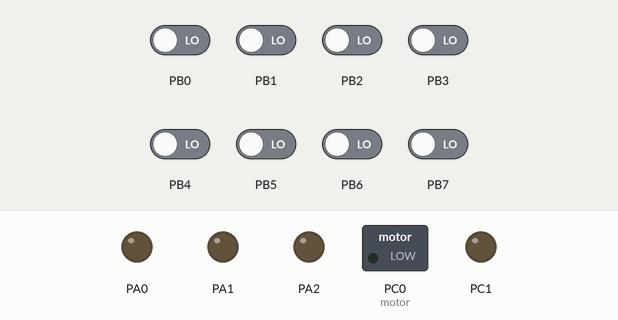
This program was run on a simulated ATmega32, built with avr-gcc and emulated at 8 MHz. Shown: switched loads named in the program (green lamp = pin HIGH), output pins drawn as LEDs (lit = HIGH). The inputs (shaded band) are chosen by the test bench; at power-on: PB0–7 LOW.

Above: at 1.2 s.
1.3 s: PB1 driven HIGH
At 2.2 s:
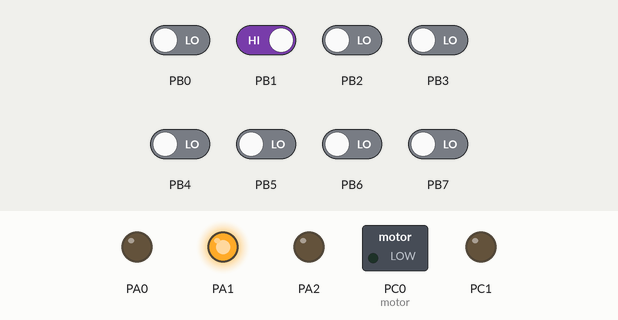
2.8 s: PB2 driven HIGH
At 3.3 s:
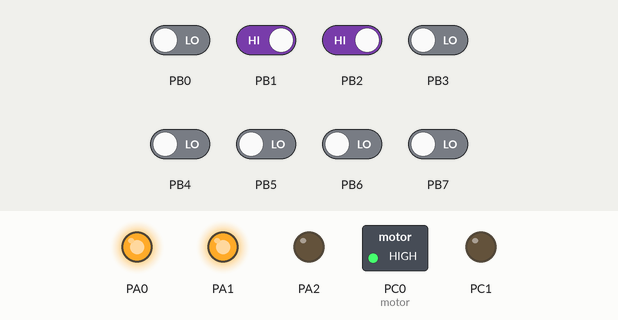
4.3 s: PB2 driven LOW
At 5.7 s:
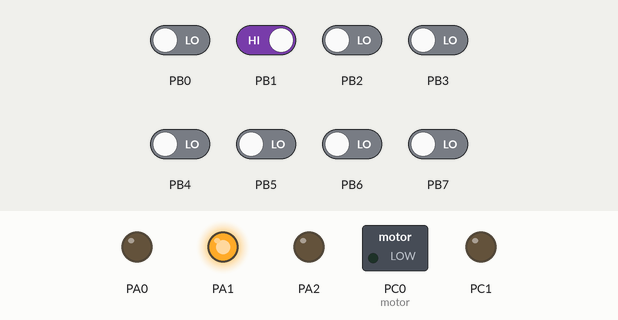
Timing chart, 0 to 7.3 s (numbered marks = the images above; inputs shaded):
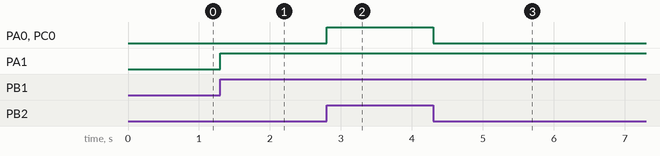

Measured:
- after the input at 1.3 s, PA1: LOW → HIGH at once
- after the input at 2.8 s, PA0, PC0 (motor): LOW → HIGH at once
- after the input at 4.3 s, PA0, PC0 (motor): HIGH → LOW at once

The program:

main.c
```c
/*
 * Mohamed_Salah_Embedded.c
 *
 * Created: 11/28/2022 9:58:17 AM
 * Author : Mohamed Salah
 */

#include "MCAL/DIO/DIO_INTERFACE.h"
#include "MCAL/Timer/Timer.h"

int main(void)
{
    /* Replace with your application code */


	DIO_setPIN_DIR(PORTA,0,OUTPUT);// RED LED
	DIO_setPIN_DIR(PORTA,1,OUTPUT);// YELLOW LED
	DIO_setPIN_DIR(PORTA,2,OUTPUT);// GREEN LED
	DIO_setPIN_DIR(PORTC,0,OUTPUT);// IN1
	DIO_setPIN_DIR(PORTC,1,OUTPUT);//IN2
	DIO_setPIN_DIR(PORTB,1,INPUT);
	DIO_setPIN_DIR(PORTB,2,INPUT);
	uint8_t btn_1,btn_2;

	while (1)
    {


	btn_1=DIO_read_PIN(PORTB,1);
	btn_2=DIO_read_PIN(PORTB,2);

	if (btn_2==HIGH){DIO_write_PIN(PORTA,0,HIGH); // turn red on
DIO_write_PIN(PORTC,0,HIGH); // turn motor on anti-clockwise
DIO_write_PIN(PORTC,1,LOW);
}
else if (btn_1==HIGH){
	DIO_write_PIN(PORTC,0,LOW); // turn motor off
	DIO_write_PIN(PORTC,1,LOW);
	DIO_write_PIN(PORTA,0,LOW); // turn red off

	DIO_write_PIN(PORTA,1,HIGH); // turn yellow on
	}

	/*
DIO_write_PIN(PORTA,0,HIGH); // turn red on
DIO_write_PIN(PORTC,0,HIGH); // turn motor on anti-clockwise
DIO_write_PIN(PORTC,1,LOW);
	delay(15000);
	DIO_write_PIN(PORTC,0,LOW); // turn motor off
	DIO_write_PIN(PORTC,1,LOW);
	DIO_write_PIN(PORTA,0,LOW); // turn red off

	DIO_write_PIN(PORTA,1,HIGH); // turn yellow on
	delay(10000);

	DIO_write_PIN(PORTA,1,LOW);// turn yellow off
	DIO_write_PIN(PORTA,2,HIGH); // turn green on

	DIO_write_PIN(PORTC,0,LOW); //turn motor on clockwise
	DIO_write_PIN(PORTC,1,HIGH);

	delay(15000);

	DIO_write_PIN(PORTC,0,LOW); // turn motor off
	DIO_write_PIN(PORTC,1,LOW);

	DIO_write_PIN(PORTA,2,LOW); // turn green off
	DIO_write_PIN(PORTA,1,HIGH); // turn yellow on
	delay(10000);
	DIO_write_PIN(PORTA,1,LOW); // turn yellow off
	*/

	}
}
```

BIT_MATH.h
```c
/*
 * BIT_MATH.h
 *
 *  Created: 12/09/2022 6:30:14 PM
 *  Author: Mohamed Salah
 */


#ifndef BIT_MATH_H_
#define BIT_MATH_H_

#define SET_BIT(reg,bit) reg|=(1<<bit)
#define CLR_BIT(reg,bit) reg&=(~(1<<bit))
#define TOGGLE_BIT(reg,bit) reg^=(1<<bit)
#define READ_BIT(reg,bit) ((reg&(1<<bit))>>bit)
#define IS_BIT_CLR(reg,bit) !((reg&(1<<bit))>>bit)


#endif /* BIT_MATH_H_ */
```

STD_TYPES.h
```c
/*
 * STD_TYPES.h
 *
 *  Created: 12/09/2022 11:25:42 AM
 *  Author: Mohamed Salah
 */

/*Standards data types lib*/


#ifndef STD_TYPES_H_
#define STD_TYPES_H_


typedef unsigned char uint8_t;
typedef signed char int8_t;

typedef unsigned short uint16_t;
typedef signed short int16_t;

typedef unsigned int uint32_t;
typedef signed int int32_t;

typedef unsigned long long uint64_t;
typedef signed long long int64_t;


	/*ERROR FLAG*/

#define STD_TYPES_OK 1
#define STD_TYPES_NOK 0

#define NULL ((void*) 0)

#endif /* STD_TYPES_H_ */
```

DIO_INTERFACE.h
```c
/*
 * DIO_INTERFACE.h
 *
 * Created: 13/9/2022 8:36:51 PM
 *  Author: Mohamed Salah
 */
#include "../../Lib/BIT_MATH.h"
#include "../../Lib/STD_TYPES.h"
#include "DIO_REG.h"


#ifndef DIO_INTERFACE_H_
#define DIO_INTERFACE_H_
 /********** configuration ************/
/*AVR PORTS*/

#define PORTA 'A'
#define PORTB 'B'
#define PORTC 'C'
#define	PORTD 'D'


/* AVR PIN number*/

#define PIN0	0
#define PIN1	1
#define PIN2	2
#define PIN3	3
#define PIN4	4
#define PIN5	5
#define PIN6	6
#define PIN7	7


/* AVR_INPUT_OUTPUT  */

#define INPUT 0
#define OUTPUT 1
#define HIGH 1
#define LOW 0
#define Connect  1
#define NotConnected 0
#define uint8_t_Direction_input		0x00
#define uint8_t_PinValue_LOW		0x00


#define Init_direction_default  uint8_t_Direction_input

#define Init_PinValue_default  uint8_t_PinValue_LOW

/*	FUNCTIONS	*/

void DIO_voidInit(void);
//******************************************* PORT **********************************

	/*uint8_t DIO_set_PORT_DIR(uint8_t portnum, uint8_t dir);

	uint8_t DIO_read_PORT(uint8_t portnum);

	uint8_t DIO_write_PORT(uint8_t portnum,uint8_t value);

	uint8_t DIO_toggle_PORT(uint8_t portnum);
*/
//******************************************** PIN **********************************

	uint8_t DIO_setPIN_DIR(uint8_t portnum, uint8_t pinnum, uint8_t dir);

	uint8_t DIO_read_PIN(uint8_t portnum,uint8_t pinnum);

	uint8_t DIO_write_PIN(uint8_t portnum,uint8_t pinnum,uint8_t value);

	uint8_t DIO_toggle_PIN(uint8_t portnum,uint8_t pinnum);


#endif /* DIO_INTERFACE_H_ */
```

DIO_REG.h
```c
/*
 * DIO_PRIVATE.h
 *
 * Created: 12/09/2022 11:40:28 AM
 *  Author: Mohamed Salah
 */


#ifndef DIO_REG_H_
#define DIO_REG_H_

/*	REGESTERS	*/

/* Port A */
#define PORTA_REG  *((volatile uint8_t*)0X3B)
#define DDRA_REG   *((volatile uint8_t*)0X3A)
#define PINA_REG   *((volatile uint8_t*)0X39)

/* Port B */
#define PORTB_REG  *((volatile uint8_t*)0X38)
#define DDRB_REG   *((volatile uint8_t*)0X37)
#define PINB_REG   *((volatile uint8_t*)0X36)

/* Port C */
#define PORTC_REG  *((volatile uint8_t*)0X35)
#define DDRC_REG   *((volatile uint8_t*)0X34)
#define PINC_REG  *((volatile uint8_t*)0X33)

/* Port D */
#define PORTD_REG  *((volatile uint8_t*)0X32)
#define DDRD_REG   *((volatile uint8_t*)0X31)
#define PIND_REG   *((volatile uint8_t*)0X30)


#endif /* DIO_REG_H_ */
```

DIO_function.c
```c
/*
 * DIO_program.c
 *
 * Created: 13/9/2022 8:50:05 PM
 *  Author: Mohamed Salah
 */

#include "DIO_INTERFACE.h"
#include "DIO_REG.h"


 /*void DIO_voidInit(void)
 {
		DDRA_REG=Init_direction_default;
		DDRB_REG=Init_direction_default;
		DDRC_REG=Init_direction_default;
		DDRD_REG=Init_direction_default;

		PINA_REG=Init_PinValue_default;
		PINB_REG=Init_PinValue_default;
		PINC_REG=Init_PinValue_default;
		PIND_REG=Init_PinValue_default;
 }*/

 /************	PORT FUNCTIONS	**********/
/*	 uint8_t DIO_set_PORT_DIR(uint8_t portnum, uint8_t dir){

	 uint8_t Local_uint8_tErrorState = STD_TYPES_OK;

	 if(((portnum==PORTA)||(portnum==PORTB)||(portnum==PORTC)||(portnum==PORTD)) && ((dir==INPUT)||(dir==OUTPUT)))
 {
	 switch (portnum)
	  {
			case PORTA:
			for(int i=0;i<=7;i++){
			if (dir==OUTPUT){SET_BIT(DDRA_REG,i);}
			else {CLR_BIT(DDRA_REG,i);}
			}
			break;
			case PORTB:for(int i=0;i<=7;i++){
				if (dir==OUTPUT){SET_BIT(DDRB_REG,i);}
				else {CLR_BIT(DDRB_REG,i);}
			}
			break;
			case PORTC:for(int i=0;i<=7;i++){
				if (dir==OUTPUT){SET_BIT(DDRC_REG,i);}
				else {CLR_BIT(DDRC_REG,i);}
			}
			break;
			case PORTD: for(int i=0;i<=7;i++){
				if (dir==OUTPUT){SET_BIT(DDRD_REG,i);}
				else {CLR_BIT(DDRD_REG,i);}
			}
			break;
			default:Local_uint8_tErrorState = STD_TYPES_NOK;break;

		}

 }
	 else
	  Local_uint8_tErrorState = STD_TYPES_NOK;
	 return Local_uint8_tErrorState;
	 }


	 uint8_t DIO_read_PORT(uint8_t portnum)
	 {
		 uint8_t Local_uint8_tErrorState = STD_TYPES_OK;
        volatile uint8_t value=0;
		 if((portnum==PORTA)||(portnum==PORTB)||(portnum==PORTC)||(portnum==PORTD))
		 {

			switch(portnum)
			{
			case PORTA: value=PINA_REG;break;
			case PORTB: value=PINB_REG;break;
			case PORTC: value=PINC_REG;break;
			case PORTD: value=PIND_REG;break;
			default: Local_uint8_tErrorState = STD_TYPES_NOK;break;
			}

		 }
		 else
		  Local_uint8_tErrorState = STD_TYPES_NOK;
		 return value;

	 }


	 uint8_t DIO_write_PORT(uint8_t portnum,uint8_t value)
	 {
	uint8_t Local_uint8_tErrorState = STD_TYPES_OK;

	if(((portnum==PORTA)||(portnum==PORTB)||(portnum==PORTC)||(portnum==PORTD))&&((value==HIGH)||(value==LOW)))
	{

		switch(portnum)
		{
			case PORTA: PORTA_REG=value;break;
			case PORTB: PORTB_REG=value;break;
			case PORTC: PORTC_REG=value;break;
			case PORTD: PORTD_REG=value;break;
			default: Local_uint8_tErrorState = STD_TYPES_NOK;break;
		}

	}
	else{
	 Local_uint8_tErrorState = STD_TYPES_NOK;}

	return Local_uint8_tErrorState;

	 }

	 uint8_t DIO_toggle_PORT(uint8_t portnum)
	 {
		 uint8_t Local_uint8_tErrorState = STD_TYPES_OK;

		 if((portnum==PORTA)||(portnum==PORTB)||(portnum==PORTC)||(portnum==PORTD))
		 {
			 switch(portnum)
			 {
				 case PORTA: PORTA_REG=~PORTA_REG;break;
				 case PORTB: PORTB_REG=~PORTB_REG;break;
				 case PORTC: PORTC_REG=~PORTC_REG;break;
				 case PORTD: PORTD_REG=~PORTD_REG;break;
				 default: Local_uint8_tErrorState = STD_TYPES_NOK;break;
			 }

		 }
		 else
		  Local_uint8_tErrorState = STD_TYPES_NOK;
		 return Local_uint8_tErrorState;
	 }
*/

	 /************ PIN FUNCTIONS ************/
	uint8_t DIO_setPIN_DIR(uint8_t portnum, uint8_t pinnum, uint8_t dir)
	{
		uint8_t Local_uint8_tErrorState = STD_TYPES_OK;

		if (((portnum==PORTA)||(portnum==PORTB)||(portnum==PORTC)||(portnum==PORTD))&& (pinnum<=PIN7)&&((dir==INPUT)||(dir==OUTPUT)))
		{
			switch(portnum)
			{
			case PORTA:
			if (dir==OUTPUT){ SET_BIT(DDRA_REG,pinnum);}
			else {CLR_BIT(DDRA_REG,pinnum);}
			break;

			case PORTB:
			if (dir==OUTPUT){ SET_BIT(DDRB_REG,pinnum);}
			else {CLR_BIT(DDRB_REG,pinnum);}
			break;

			case PORTC:
			if (dir==OUTPUT){ SET_BIT(DDRC_REG,pinnum);}
			else {CLR_BIT(DDRC_REG,pinnum);}
			break;

			case PORTD:
			if (dir==OUTPUT){ SET_BIT(DDRD_REG,pinnum);}
			else {CLR_BIT(DDRD_REG,pinnum);}
			break;

			default: Local_uint8_tErrorState = STD_TYPES_NOK;break;
			}

		}
		else
		 Local_uint8_tErrorState = STD_TYPES_NOK;
		return Local_uint8_tErrorState;
			}

	uint8_t DIO_read_PIN(uint8_t portnum,uint8_t pinnum)
	{
		uint8_t Local_uint8_tErrorState = STD_TYPES_OK;
        volatile uint8_t value=0;
		if (((portnum==PORTA)||(portnum==PORTB)||(portnum==PORTC)||(portnum==PORTD))&& (pinnum<=PIN7))
		{


			switch(portnum)
			{
				case PORTA:	value= READ_BIT(PINA_REG,pinnum);
				break;

				case PORTB:	value= READ_BIT(PINB_REG,pinnum);
				break;

				case PORTC:	value= READ_BIT(PINC_REG,pinnum);
				break;

				case PORTD:	value= READ_BIT(PIND_REG,pinnum);
				break;

				default: Local_uint8_tErrorState = STD_TYPES_NOK;break;
			}

		}
		else
		 Local_uint8_tErrorState = STD_TYPES_NOK;
		return value;
	}


	uint8_t DIO_write_PIN(uint8_t portnum,uint8_t pinnum,uint8_t value)
	{
		uint8_t Local_uint8_tErrorState = STD_TYPES_OK;

		if (((portnum==PORTA)||(portnum==PORTB)||(portnum==PORTC)||(portnum==PORTD))&& (pinnum<=PIN7)&&((value==HIGH)||(value==LOW)))
		{
			switch(portnum)
			{
				case PORTA:
				if (value==HIGH){ SET_BIT(PORTA_REG,pinnum);}
				else {CLR_BIT(PORTA_REG,pinnum);}
				break;

				case PORTB:
				if (value==HIGH){ SET_BIT(PORTB_REG,pinnum);}
				else {CLR_BIT(PORTB_REG,pinnum);}
				break;

				case PORTC:
				if (value==HIGH){ SET_BIT(PORTC_REG,pinnum);}
				else {CLR_BIT(PORTC_REG,pinnum);}
				break;

				case PORTD:
				if (value==HIGH){ SET_BIT(PORTD_REG,pinnum);}
				else {CLR_BIT(PORTD_REG,pinnum);}
				break;

				default: Local_uint8_tErrorState = STD_TYPES_NOK;break;
			}

		}
		else
		 Local_uint8_tErrorState = STD_TYPES_NOK;
		return Local_uint8_tErrorState;
	}

	uint8_t DIO_toggle_PIN(uint8_t portnum,uint8_t pinnum)
	{
		uint8_t Local_uint8_tErrorState = STD_TYPES_OK;

		if (((portnum==PORTA)||(portnum==PORTB)||(portnum==PORTC)||(portnum==PORTD))&& (pinnum<=PIN7))
		{

			switch(portnum)
			{
				case PORTA:	 TOGGLE_BIT(PORTA_REG,pinnum);
				break;

				case PORTB:	 TOGGLE_BIT(PORTB_REG,pinnum);
				break;

				case PORTC:	 TOGGLE_BIT(PORTC_REG,pinnum);
				break;

				case PORTD:	 TOGGLE_BIT(PORTD_REG,pinnum);
				break;

				default: Local_uint8_tErrorState = STD_TYPES_NOK;break;
			}

		}
		else
		 Local_uint8_tErrorState = STD_TYPES_NOK;
		return Local_uint8_tErrorState;
	}
```

Timer.c
```c
/*
 * Timer.c
 *
 * Created: 9/14/2022 10:52:12 PM
 *  Author: Mohamed Salah
 */

#include <math.h>
#include "Timer.h"
void timer_init(){
	TCCR0_REG = 0x00; //set normal mode for timer0 and stop it
	TCNT0_REG=0x00; // setting initial value for timer0
}


void delay(uint32_t duration){

	timer_init();
	uint32_t N_OverFlow,Timer_Initial,overFlow_Flag=0, duration_millisec=duration;
	double T_max , T_tick;

/*  max delay 0.032 milliseconds at 8 MHz no prescaler and 8-bit timer register


	T_maxdelay= T_tick * 2^(sizeof timer_regisetr)=(1/8 MHz)*2^(8) ;
*/


/******  with 1024 prescaler ********/
T_max= 32.768 ; // ms
T_tick = 0.128; //ms

	if(duration_millisec<T_max){
		Timer_Initial = (T_max-duration_millisec)/T_tick;
		N_OverFlow = 1;
		}

	else if(duration_millisec == (int)T_max){
		Timer_Initial=0;
		N_OverFlow=1;
		}

	else{
		N_OverFlow = ceil((double)duration_millisec/T_max);
		Timer_Initial = 256 - ((double)duration_millisec/T_tick)/N_OverFlow;
	}
	TCNT0_REG = Timer_Initial;
	///// set prescaler to 1024
	SET_BIT(TCCR0_REG,0);
	SET_BIT(TCCR0_REG,2);

	while(overFlow_Flag<N_OverFlow){
		while(READ_BIT(TIFR_REG,0)==0);
		//clear overflow flag
		SET_BIT(TIFR_REG,0);
		//increment counter
		overFlow_Flag++;
	}
	//Timer stop
	TCCR0_REG = 0x00;
}
```

Timer.h
```c
/*
 * Timer.h
 *
 * Created: 9/14/2022 10:51:54 PM
 *  Author: Mohamed Salah
 */


#ifndef TIMER_H_
#define TIMER_H_

#include "Timer_REG.h"
#include "../../Lib/BIT_MATH.h"
#include "../../Lib/STD_TYPES.h"


void timer_init(); // initiate normal mode

void delay(uint32_t duration_millisec); // set delay in milliseconds


#endif /* TIMER_H_ */
```

Timer_REG.h
```c
/*
 * Timer_REG.h
 *
 * Created: 9/14/2022 11:37:25 PM
 *  Author: Mohamed Salah
 */


#ifndef TIMER_REG_H_
#define TIMER_REG_H_

//////////TIMER0 REGISTERS/////////
#define TCCR0_REG  *((volatile uint8_t*)0X53) // controlling mode
#define TCNT0_REG   *((volatile uint8_t*)0X52) // data reg
#define TIFR_REG   *((volatile uint8_t*)0X58) // interrupt reg


#endif /* TIMER_REG_H_ */
```

timer_test.c
```c
/*
 * timer_test.c
 *
 * Created: 10/15/2022 2:13:06 PM
 *  Author: Mohamed Salah
 */

#include "../DIO/DIO_INTERFACE.h"

#include "Timer.h"
/*
int main(void){

LED_init(PORTC,1);

	while(1){
	LED_on(PORTC,1);
	delay(3000);
	LED_off(PORTC,1);
	delay(3000);
}
}
*/
```

STD_TYPES.h
```c
/*
 * STD_TYPES.h
 *
 *  Created: 12/09/2022 11:25:42 AM
 *  Author: Mohamed Salah
 */

/*Standards data types lib*/


#ifndef STD_TYPES_H_
#define STD_TYPES_H_


typedef unsigned char uint8_t;
typedef signed char sint8_t;

typedef unsigned short uint16;
typedef signed short sint16_t;

typedef unsigned int uint32;
typedef signed int sint32_t;

typedef unsigned long long uint64;
typedef signed long long sint64_t;


	/*ERROR FLAG*/

#define STD_TYPES_OK 1
#define STD_TYPES_NOK 0

#define NULL ((void*) 0)

#endif /* STD_TYPES_H_ */
```

DIO_INTERFACE.h
```c
/*
 * DIO_INTERFACE.h
 *
 * Created: 13/9/2022 8:36:51 PM
 *  Author: Mohamed Salah
 */
#ifndef DIO_INTERFACE_H_
#define DIO_INTERFACE_H_
 /********** configuration ************/
/*AVR PORTS*/

#include "../../LIB/BIT_MATH.h"
#include "../../LIB/STD_TYPES.h"
#include "DIO_REG.h"
#define F_CPU 8000000
#include <util/delay.h>
#include <stdio.h>
#include <stdlib.h>

#define PORTA 'A'
#define PORTB 'B'
#define PORTC 'C'
#define	PORTD 'D'


/* AVR PIN number*/

#define PIN0	0
#define PIN1	1
#define PIN2	2
#define PIN3	3
#define PIN4	4
#define PIN5	5
#define PIN6	6
#define PIN7	7


/* AVR_INPUT_OUTPUT  */

#define INPUT 0
#define OUTPUT 1
#define HIGH 1
#define LOW 0
#define Connect  1
#define NotConnected 0
#define uint8_t_Direction_input		0x00
#define uint8_t_PinValue_LOW		0x00


#define Init_direction_default  uint8_t_Direction_input

#define Init_PinValue_default  uint8_t_PinValue_LOW

/*	FUNCTIONS	*/

void DIO_voidInit(void);
//******************************************* PORT **********************************

	uint8_t DIO_set_PORT_DIR(uint8_t portnum, uint8_t dir);

	uint8_t DIO_read_PORT(uint8_t portnum);

	uint8_t DIO_write_PORT(uint8_t portnum,uint8_t value);

	uint8_t DIO_toggle_PORT(uint8_t portnum);

//******************************************** PIN **********************************

	uint8_t DIO_setPIN_DIR(uint8_t portnum, uint8_t pinnum, uint8_t dir);

	uint8_t DIO_read_PIN(uint8_t portnum,uint8_t pinnum);

	uint8_t DIO_write_PIN(uint8_t portnum,uint8_t pinnum,uint8_t value);

	uint8_t DIO_toggle_PIN(uint8_t portnum,uint8_t pinnum);


#endif /* DIO_INTERFACE_H_ */
```

BIT_MATH.h
```c
/*
 * BIT_MATH.h
 *
 *  Created: 12/09/2022 6:30:14 PM
 *  Author: Mohamed Salah
 */


#ifndef BIT_MATH_H_
#define BIT_MATH_H_

#define SET_BIT(reg,bit) reg|=(1<<bit)
#define CLR_BIT(reg,bit) reg&=(~(1<<bit))
#define TOGGLE_BIT(reg,bit) reg^=(1<<bit)
#define READ_BIT(reg,bit) ((reg&(1<<bit))>>bit)
#define IS_BIT_CLR(reg,bit) !((reg&(1<<bit))>>bit)


#endif /* BIT_MATH_H_ */
```

STD_TYPES.h
```c
/*
 * STD_TYPES.h
 *
 *  Created: 12/09/2022 11:25:42 AM
 *  Author: Mohamed Salah
 */

/*Standards data types lib*/


#ifndef STD_TYPES_H_
#define STD_TYPES_H_


typedef unsigned char uint8_t;
typedef signed char int8_t;

typedef unsigned short uint16_t;
typedef signed short int16_t;

typedef unsigned int uint32_t;
typedef signed int int32_t;

typedef unsigned long long uint64_t;
typedef signed long long int64_t;


	/*ERROR FLAG*/

#define STD_TYPES_OK 1
#define STD_TYPES_NOK 0

#define NULL ((void*) 0)

#endif /* STD_TYPES_H_ */
```

DIO_INTERFACE.h
```c
/*
 * DIO_INTERFACE.h
 *
 * Created: 13/9/2022 8:36:51 PM
 *  Author: Mohamed Salah
 */
#include "../LIB/BIT_MATH.h"
#include "../LIB/STD_TYPES.h"
#include "DIO_REG.h"


#ifndef DIO_INTERFACE_H_
#define DIO_INTERFACE_H_
 /********** configuration ************/
/*AVR PORTS*/

#define PORTA 'A'
#define PORTB 'B'
#define PORTC 'C'
#define	PORTD 'D'


/* AVR PIN number*/

#define PIN0	0
#define PIN1	1
#define PIN2	2
#define PIN3	3
#define PIN4	4
#define PIN5	5
#define PIN6	6
#define PIN7	7


/* AVR_INPUT_OUTPUT  */

#define INPUT 0
#define OUTPUT 1
#define HIGH 1
#define LOW 0
#define Connect  1
#define NotConnected 0
#define uint8_t_Direction_input		0x00
#define uint8_t_PinValue_LOW		0x00


#define Init_direction_default  uint8_t_Direction_input

#define Init_PinValue_default  uint8_t_PinValue_LOW

/*	FUNCTIONS	*/

void DIO_voidInit(void);
//******************************************* PORT **********************************

	/*uint8_t DIO_set_PORT_DIR(uint8_t portnum, uint8_t dir);

	uint8_t DIO_read_PORT(uint8_t portnum);

	uint8_t DIO_write_PORT(uint8_t portnum,uint8_t value);

	uint8_t DIO_toggle_PORT(uint8_t portnum);
*/
//******************************************** PIN **********************************

	uint8_t DIO_setPIN_DIR(uint8_t portnum, uint8_t pinnum, uint8_t dir);

	uint8_t DIO_read_PIN(uint8_t portnum,uint8_t pinnum);

	uint8_t DIO_write_PIN(uint8_t portnum,uint8_t pinnum,uint8_t value);

	uint8_t DIO_toggle_PIN(uint8_t portnum,uint8_t pinnum);


#endif /* DIO_INTERFACE_H_ */
```

Source omitted: DIO_function.c (6119 bytes), DIO_REG.h (778 bytes), DIO_function.c (6176 bytes)
